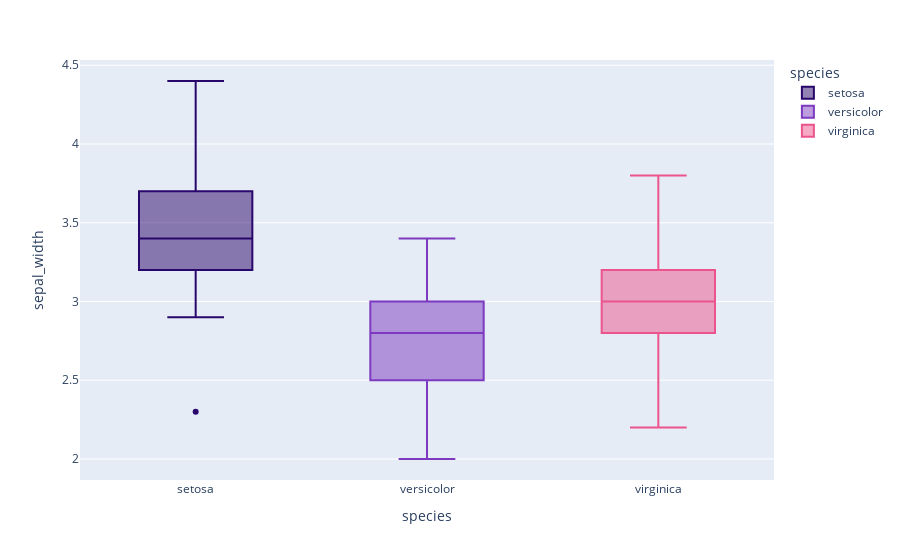

Notebook code for this chart:
### Code cell
# SEPAL WIDTH

fig = px.box(data_frame=df, x='species',y='sepal_width',color='species',color_discrete_sequence=['#29066B','#7D3AC1','#EB548C'],orientation='v')
fig.show()

### Figure 1 — Plotly figure (JSON) as saved in the notebook; plotly's stock layout.template omitted (floating-point values rounded to 4 significant figures)
{"data": [{"alignmentgroup": "True", "hovertemplate": "species=%{x}<br>sepal_width=%{y}<extra></extra>", "legendgroup": "setosa", "marker": {"color": "#29066B"}, "name": "setosa", "notched": false, "offsetgroup": "setosa", "orientation": "v", "showlegend": true, "type": "box", "x": ["setosa", "setosa", "setosa", "setosa", "setosa", "setosa", "setosa", "setosa", "setosa", "setosa", "setosa", "setosa", "setosa", "setosa", "setosa", "setosa", "setosa", "setosa", "setosa", "setosa", "setosa", "setosa", "setosa", "setosa", "setosa", "setosa", "setosa", "setosa", "setosa", "setosa", "setosa", "setosa", "setosa", "setosa", "setosa", "setosa", "setosa", "setosa", "setosa", "setosa", "setosa", "setosa", "setosa", "setosa", "setosa", "setosa", "setosa", "setosa", "setosa", "setosa"], "x0": " ", "xaxis": "x", "y": [3.5, 3, 3.2, 3.1, 3.6, 3.9, 3.4, 3.4, 2.9, 3.1, 3.7, 3.4, 3, 3, 4, 4.4, 3.9, 3.5, 3.8, 3.8, 3.4, 3.7, 3.6, 3.3, 3.4, 3, 3.4, 3.5, 3.4, 3.2, 3.1, 3.4, 4.1, 4.2, 3.1, 3.2, 3.5, 3.6, 3, 3.4, 3.5, 2.3, 3.2, 3.5, 3.8, 3, 3.8, 3.2, 3.7, 3.3], "y0": " ", "yaxis": "y"}, {"alignmentgroup": "True", "hovertemplate": "species=%{x}<br>sepal_width=%{y}<extra></extra>", "legendgroup": "versicolor", "marker": {"color": "#7D3AC1"}, "name": "versicolor", "notched": false, "offsetgroup": "versicolor", "orientation": "v", "showlegend": true, "type": "box", "x": ["versicolor", "versicolor", "versicolor", "versicolor", "versicolor", "versicolor", "versicolor", "versicolor", "versicolor", "versicolor", "versicolor", "versicolor", "versicolor", "versicolor", "versicolor", "versicolor", "versicolor", "versicolor", "versicolor", "versicolor", "versicolor", "versicolor", "versicolor", "versicolor", "versicolor", "versicolor", "versicolor", "versicolor", "versicolor", "versicolor", "versicolor", "versicolor", "versicolor", "versicolor", "versicolor", "versicolor", "versicolor", "versicolor", "versicolor", "versicolor", "versicolor", "versicolor", "versicolor", "versicolor", "versicolor", "versicolor", "versicolor", "versicolor", "versicolor", "versicolor"], "x0": " ", "xaxis": "x", "y": [3.2, 3.2, 3.1, 2.3, 2.8, 2.8, 3.3, 2.4, 2.9, 2.7, 2, 3, 2.2, 2.9, 2.9, 3.1, 3, 2.7, 2.2, 2.5, 3.2, 2.8, 2.5, 2.8, 2.9, 3, 2.8, 3, 2.9, 2.6, 2.4, 2.4, 2.7, 2.7, 3, 3.4, 3.1, 2.3, 3, 2.5, 2.6, 3, 2.6, 2.3, 2.7, 3, 2.9, 2.9, 2.5, 2.8], "y0": " ", "yaxis": "y"}, {"alignmentgroup": "True", "hovertemplate": "species=%{x}<br>sepal_width=%{y}<extra></extra>", "legendgroup": "virginica", "marker": {"color": "#EB548C"}, "name": "virginica", "notched": false, "offsetgroup": "virginica", "orientation": "v", "showlegend": true, "type": "box", "x": ["virginica", "virginica", "virginica", "virginica", "virginica", "virginica", "virginica", "virginica", "virginica", "virginica", "virginica", "virginica", "virginica", "virginica", "virginica", "virginica", "virginica", "virginica", "virginica", "virginica", "virginica", "virginica", "virginica", "virginica", "virginica", "virginica", "virginica", "virginica", "virginica", "virginica", "virginica", "virginica", "virginica", "virginica", "virginica", "virginica", "virginica", "virginica", "virginica", "virginica", "virginica", "virginica", "virginica", "virginica", "virginica", "virginica", "virginica", "virginica", "virginica", "virginica"], "x0": " ", "xaxis": "x", "y": [3.3, 2.7, 3, 2.9, 3, 3, 2.5, 2.9, 2.5, 3.6, 3.2, 2.7, 3, 2.5, 2.8, 3.2, 3, 3.8, 2.6, 2.2, 3.2, 2.8, 2.8, 2.7, 3.3, 3.2, 2.8, 3, 2.8, 3, 2.8, 3.8, 2.8, 2.8, 2.6, 3, 3.4, 3.1, 3, 3.1, 3.1, 3.1, 2.7, 3.2, 3.3, 3, 2.5, 3, 3.4, 3], "y0": " ", "yaxis": "y"}], "layout": {"boxmode": "overlay", "legend": {"title": {"text": "species"}, "tracegroupgap": 0}, "margin": {"t": 60}, "xaxis": {"anchor": "y", "categoryarray": ["setosa", "versicolor", "virginica"], "categoryorder": "array", "domain": [0, 1], "title": {"text": "species"}}, "yaxis": {"anchor": "x", "domain": [0, 1], "title": {"text": "sepal_width"}}}}
